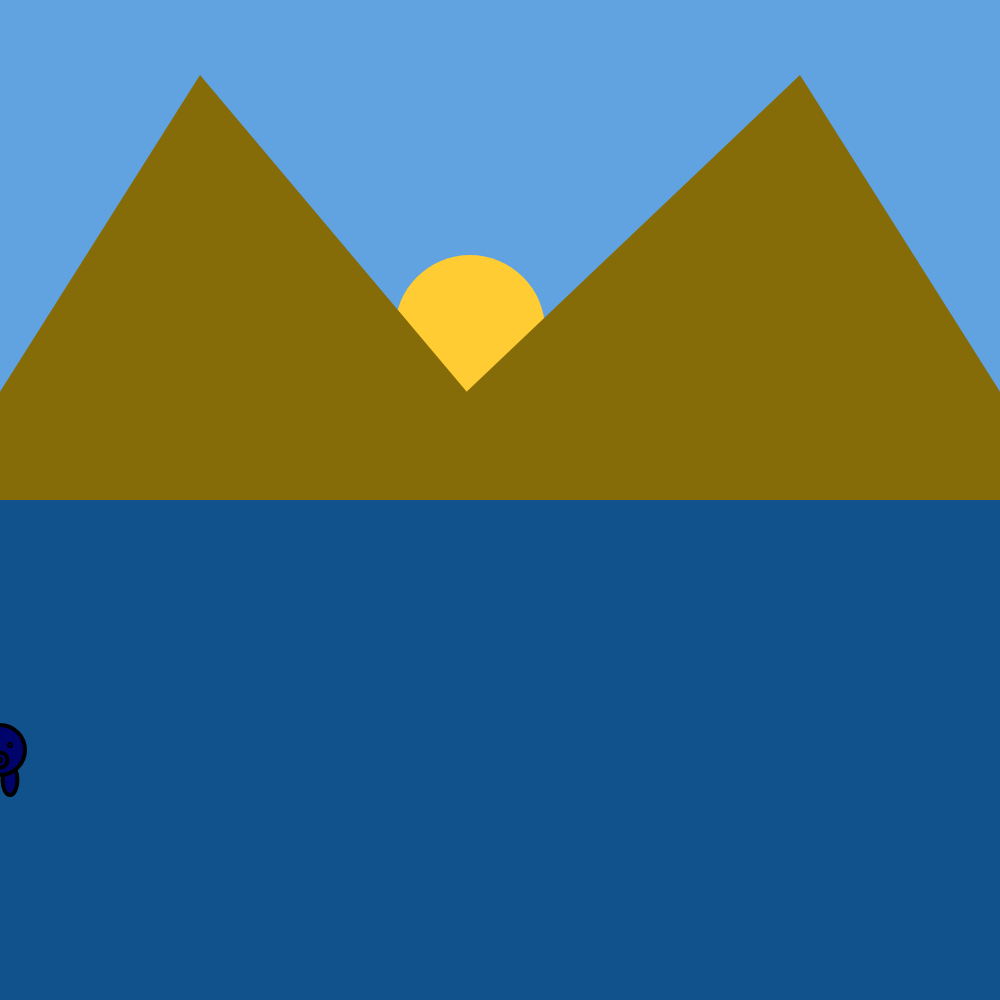
Frame 1 (no input)
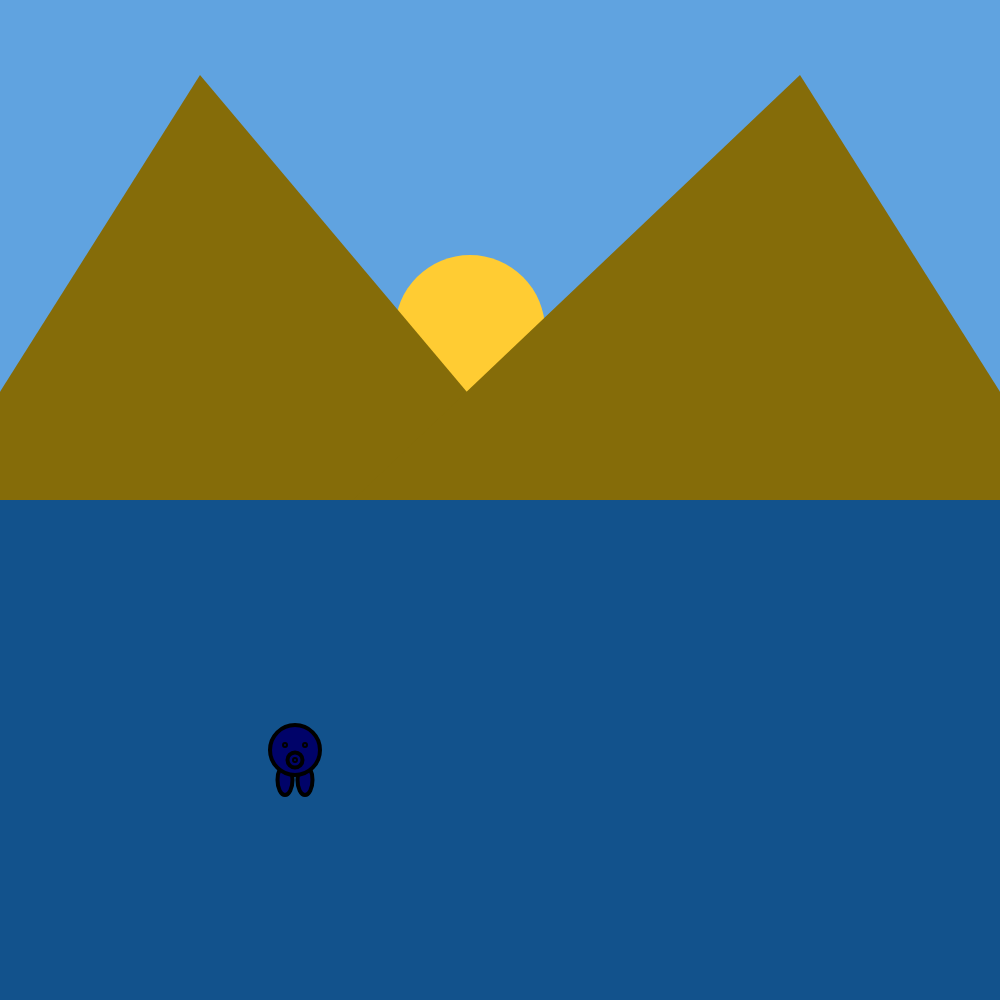
Frame 60 (no input)
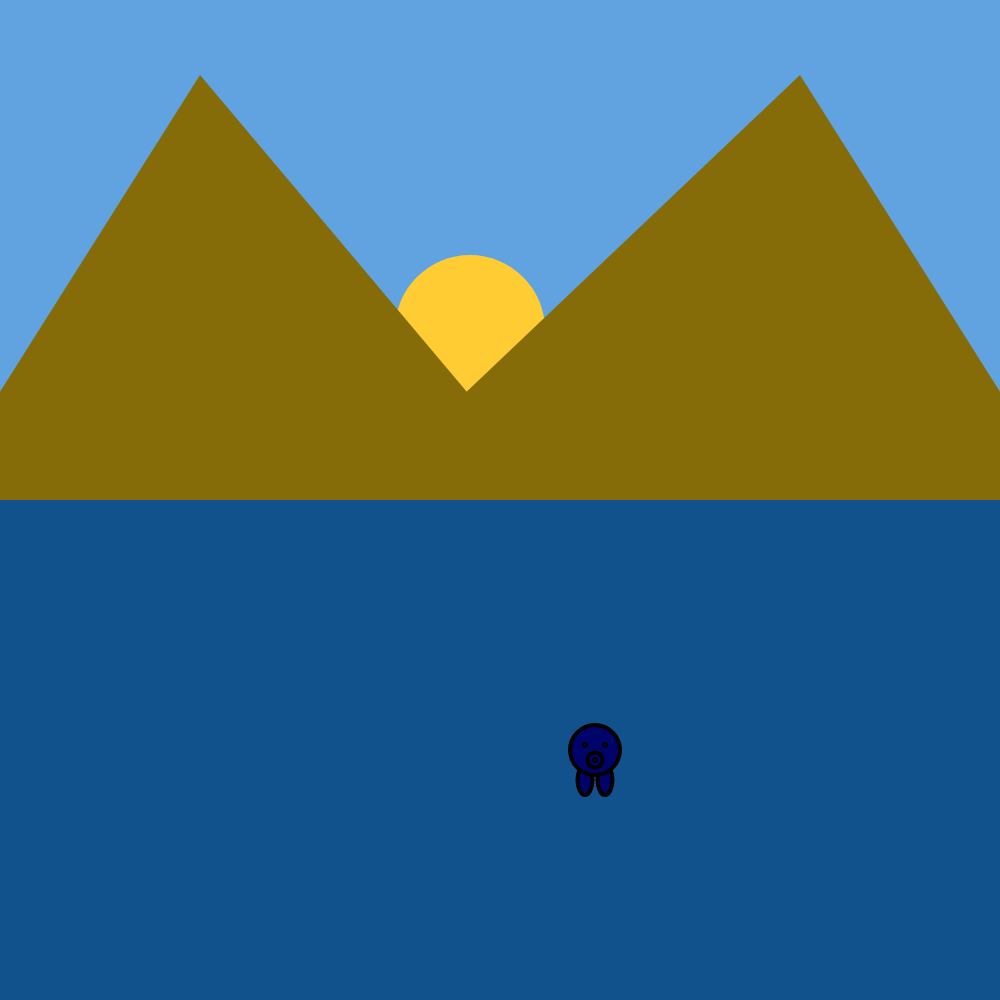
Frame 120 (the mouse pressed at the canvas centre since frame 60)

The p5.js sketch that drew these frames (run headless with seeded random() and noise() and a simulated clock; from frame 60 on, the mouse is pressed at the canvas centre):

// p5.js sketch
// ── sketch.js
// Project Title
// Your Name
// Date
//
// Extra for Experts:
// - describe what you did to take this project "above and beyond"

let x = -500;
function setup() {
  createCanvas(1000, windowHeight);
}

function draw() {
  background(96, 163, 224);
  SUN();
  HILL();
  RIVER();
  translate(x, 250);
  Character();
  x += 5;
  if (x == 550) {
    x = -500;
  }
}
function RIVER() {
  fill(18, 82, 140);
  noStroke();
  rect(0, 500, windowWidth, windowHeight / 2);
}
function HILL() {
  fill(133, 108, 9);
  noStroke();
  triangle(-100, windowHeight / 2 + 50, 600, windowHeight / 2 + 50, 200, 75);
  triangle(300, windowHeight / 2 + 50, 1100, windowHeight / 2 + 50, 800, 75);
}
function SUN() {
  fill(255, 204, 51);
  noStroke();
  circle(470, 330, 150);
}

function Character() {
  stroke(0, 0, 0);
  strokeWeight(4);
  fill(0, 3, 105);
  ellipse(510, 530, 15, 30);
  ellipse(490, 530, 15, 30);
  circle(500, 500, 50);
  circle(500, 510, 15);
  circle(500, 510, 2);
  circle(490, 495, 2);
  circle(510, 495, 2);
}
